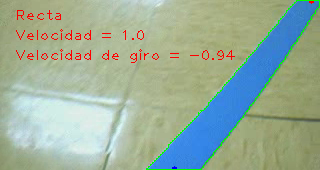
#> input picture segmentacion/imagen_control.png, 320 x 170 px; its folder holds only this picture in this run
$ python -i prac_run.py   (imports and definitions only)   (older library calls are emulated)
#> lines starting #> are read from the running program, lines starting #| are printed output that depends on the picture
#!/usr/bin/env python2.7

import math
import os
import sys
from time import time

import cv2
import numpy as np
from scipy.misc import imread
from sklearn.externals import joblib
from sklearn.neighbors import NearestCentroid

import identificar_bifurcacion as bif


class Segmentador(object):


    def __init__(self):
        self.centro = ()
        self.auxiliar = ()
        self.ultSalida = ()
        self.ultCruce = ()
        self.cont = 0

    # [30 lines left out: function clf_create, not called in this run]


    def clf_load(self):
        self.clf = joblib.load('/home/robotica/roboticaUPM-master/clasificadores/segmentacion.pkl')


    def video_create(self, image):

        self.frame = image

        self.height, self.width = self.frame.shape[:2]
        imNp = cv2.cvtColor(self.frame, cv2.COLOR_BGR2RGB)
        self.frame = cv2.cvtColor(self.frame, cv2.COLOR_BGR2RGB)
                # Creamos la prediccion y redimensionamos
        predicted_image = self.clf.predict(np.reshape(imNp, (imNp.shape[0]*imNp.shape[1], imNp.shape[2])))

        self.predImg = np.reshape(predicted_image, (imNp.shape[0], imNp.shape[1])) # Recuperamos las dimensiones
        paleta = np.array([(0,0,255), (255,0,0), (0,255,0)], dtype=np.uint8)

        tv, fv = self.__line_identification()

        cv2.waitKey(1)
        cv2.imshow("Segmentacion Euclid", self.frame)

        return tv, fv


    # [163 lines left out: functions __line_identification, __arrow_direction, not called in this run]


    def slope(self, x0, y0, x1, y1):
       return float((y1-y0)/(x1-x0))

    # [24 lines left out: functions aproxima, full_line, __limit, not called in this run]


    def distancia(self, a, b):
        return math.sqrt((b[0] - a[0])**2 + (b[1] - a[1])**2)

>>> import cv2
>>> picture = cv2.imread('../segmentacion/imagen_control.png', cv2.IMREAD_GRAYSCALE)
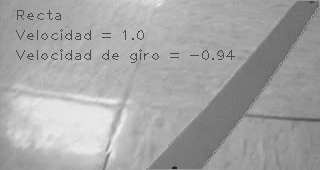
#> picture: shape (170, 320); min 29, max 245, mean 165.4
>>> result = Segmentador().video_create(picture)
#> (the run stopped early here; a loop or call above may not have finished)

$ run again, on segmentacion/frame2.png
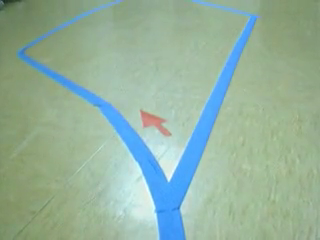
#> input picture segmentacion/frame2.png, 320 x 240 px
#> `picture = cv2.imread('../segmentacion/imagen_control.png', cv2.IMREAD_..`:
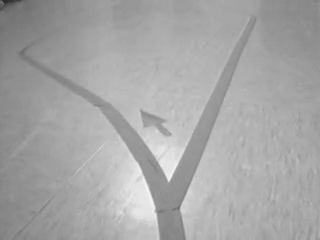
#> picture: shape (240, 320); min 37, max 249, mean 166.1

$ run again, on segmentacion/frame3.png
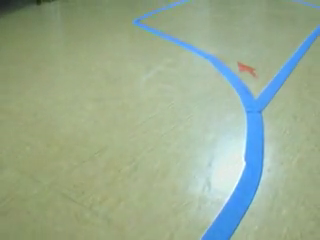
#> input picture segmentacion/frame3.png, 320 x 240 px
#> `picture = cv2.imread('../segmentacion/imagen_control.png', cv2.IMREAD_..`:
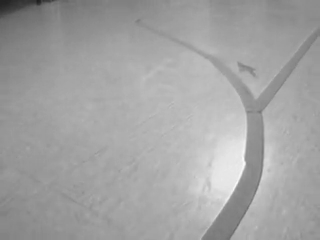
#> picture: shape (240, 320); min 31, max 248, mean 162.4
